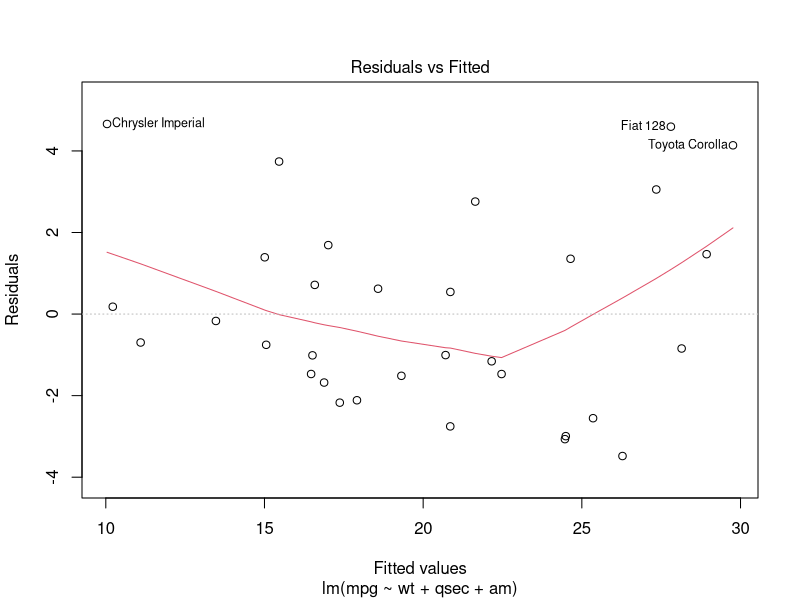
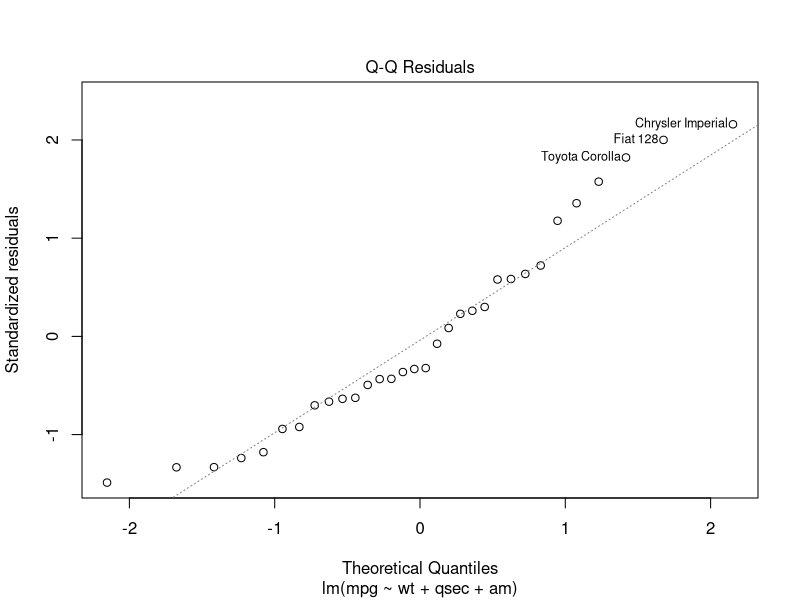
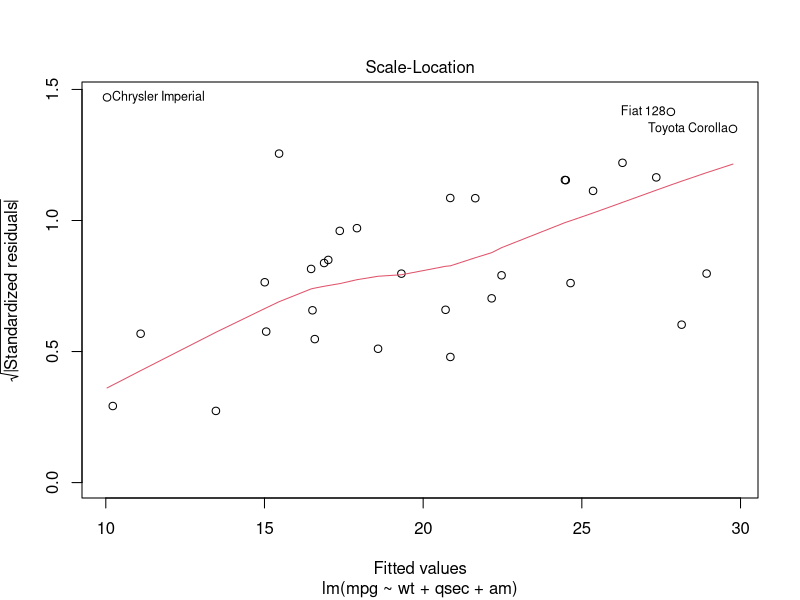
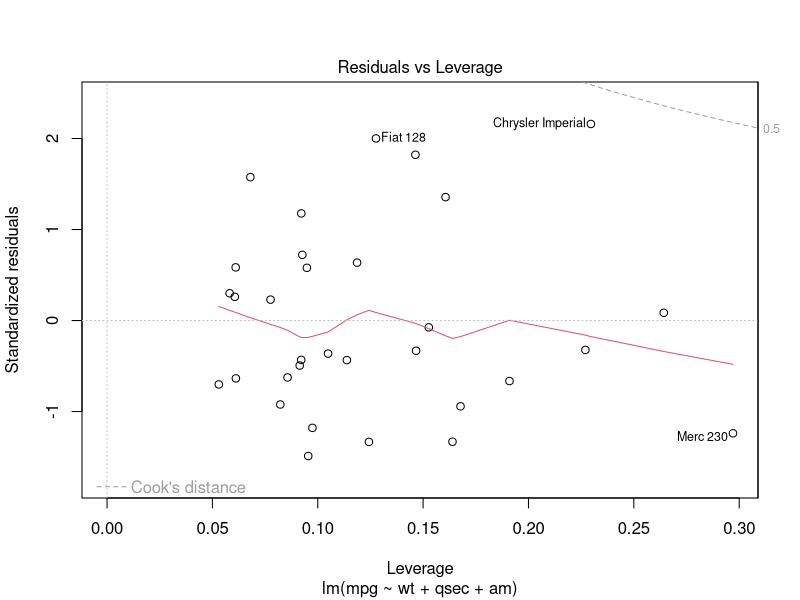

R code for these plots, in order:
# identificación de valores atípicos.

# Cargar datos.
datos <- mtcars

# Ajustar modelo.
modelo <- lm(mpg ~ wt + qsec + am, data = datos) 
plot(modelo)

# Reducir matriz de datos para que solo contenga los predictores 
# empleados y la respuesta.
predictores <- names(coef(modelo))[-1]
datos <- datos[, c(predictores , "mpg")]

# Construir una matriz de datos con la respuesta predicha, los 
# residuos y algunas estadísticas para evaluar la influencia de 
# cada observación.
resultados <- data.frame(respuesta_predicha = fitted(modelo))
resultados[["residuos_estandarizados"]] <- rstandard(modelo)
resultados[["residuos_estudiantizados"]] <-rstudent(modelo)
resultados[["distancia_Cook"]] <- cooks.distance(modelo)
resultados[["dfbeta"]] <- dfbeta(modelo)
resultados[["dffit"]] <- dffits(modelo)
resultados[["apalancamiento"]] <- hatvalues(modelo)
resultados[["covratio"]] <- covratio(modelo)

cat("Identificación de valores atípicos:\n")
# Observaciones con residuos estandarizados fuera del 95% esperado.
sospechosos1 <- which(abs(
  resultados[["residuos_estandarizados"]]) > 1.96)

cat("- Residuos estandarizados fuera del 95% esperado:",
       sospechosos1 , "\n")

# Observaciones con distancia de Cook mayor a uno.
sospechosos2 <- which(resultados[["cooks.distance"]] > 1)

cat("- Residuos con una distancia de Cook alta:",
       sospechosos2 , "\n")

# Observaciones con apalancamiento mayor igual al doble del
# apalancamiento promedio.

apal_medio <- (ncol(datos) + 1) / nrow(datos)
sospechosos3 <- which(resultados[["apalancamiento"]] > 2 * apal_medio)

cat("- Residuos con apalancamiento fuera de rango:", sospechosos3 , "\n")

# Observaciones con DFBeta mayor o igual a 1.
sospechosos4 <- which(apply(resultados[["dfbeta"]] >= 1, 1, any))
names(sospechosos4) <- NULL

cat("- Residuos con DFBeta >= 1:",
    sospechosos4 , "\n")

# Observaciones con razón de covarianza fuera de rango.
inferior <- 1 - 3 * apal_medio
superior <- 1 + 3 * apal_medio
sospechosos5 <- which(resultados[["covratio"]] < inferior |
                        resultados[["covratio"]] > superior) 
cat("- Residuos con razón de covarianza fuera de rango:", sospechosos5 , "\n")

# Resumen de valores sospechosos.
sospechosos <- c(sospechosos1 , sospechosos2 , sospechosos3, sospechosos4 , sospechosos5)
sospechosos <- sort(unique(sospechosos)) 
cat("\nResumen de valores sospechosos:\n")
cat("Apalancamiento promedio:", apal_medio, "\n")
cat("Intervalo razón de covarianza: [", inferior, "; ", superior , "]\n\n", sep = "")
print(round(resultados[sospechosos , c("distancia_Cook", "apalancamiento", "covratio")], 3))